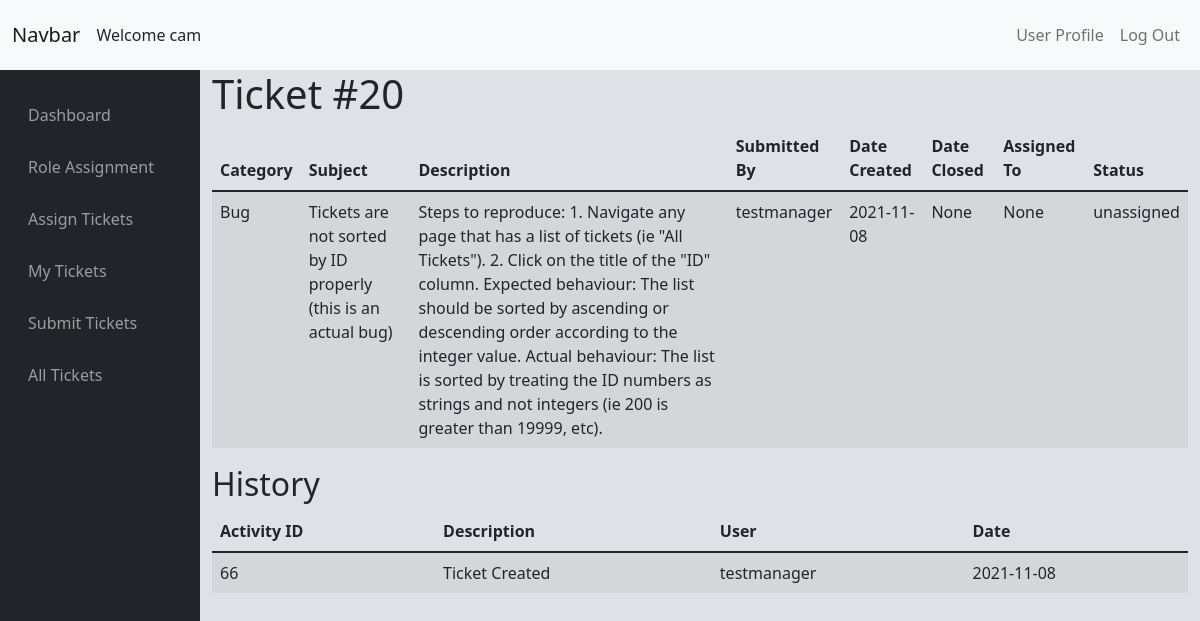
The page /issue/mytickets?id=20 (signed in) on the database as committed earlier.
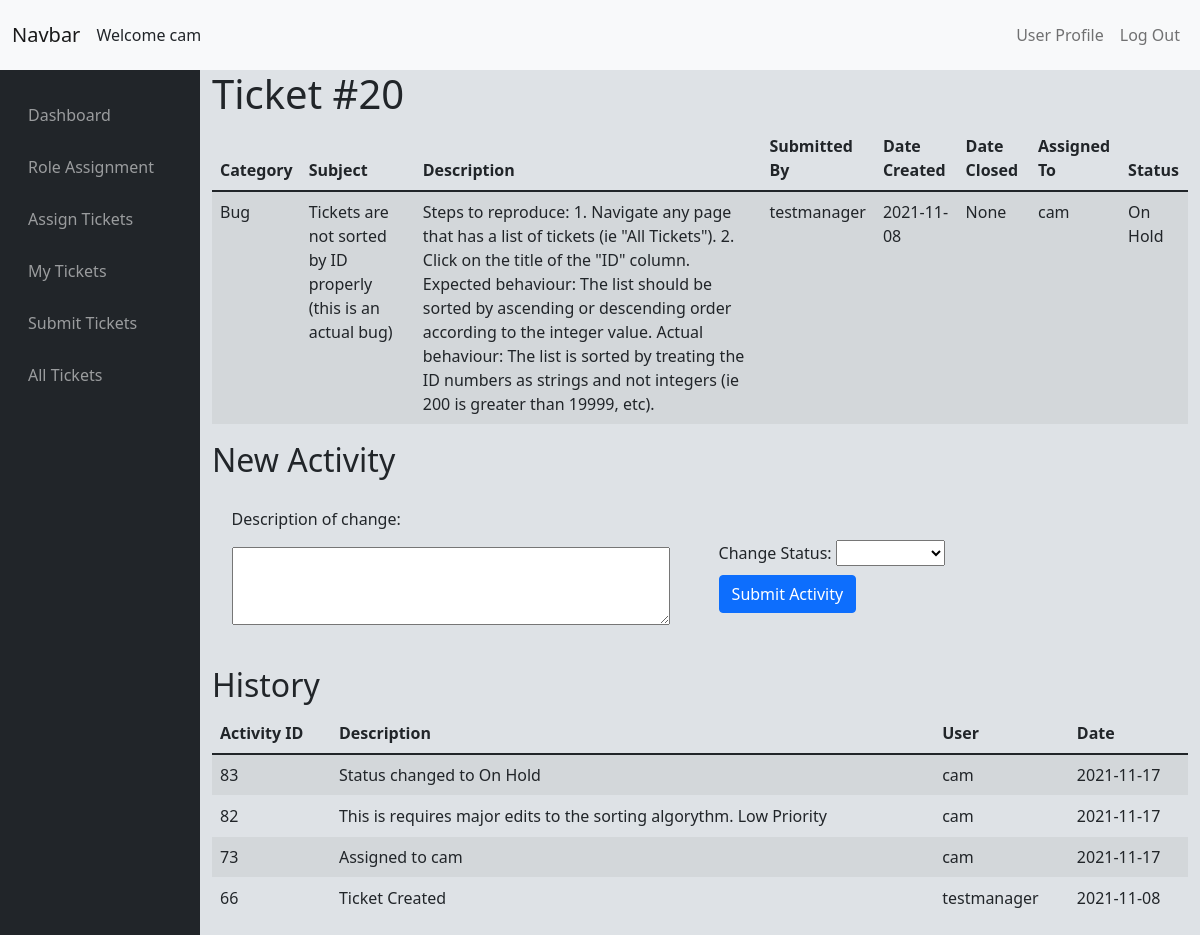
The same page on the database as committed later.
### tables this page shows
CREATE TABLE "Issues" (
	"issue_id"	INTEGER UNIQUE,
	"issue_category"	TEXT,
	"issue_subject"	TEXT,
	"issue_description"	BLOB,
	"submitter_id"	TEXT,
	"user_assigned_to"	TEXT,
	"date_created"	DATE,
	"issue_status"	TEXT,
	"date_closed"	DATE,
	PRIMARY KEY("issue_id" AUTOINCREMENT)
);

CREATE TABLE "Activity" (
	"activity_id"	INTEGER,
	"issue_id"	INTEGER NOT NULL,
	"activity_description"	TEXT NOT NULL,
	"user_id"	TEXT NOT NULL,
	"activity_date"	INTEGER,
	FOREIGN KEY("user_id") REFERENCES "Users"("Username"),
	PRIMARY KEY("activity_id" AUTOINCREMENT)
);

### issueTrackerViews.py (the view, shortened to what this page needs)
@issueTrack.route('/mytickets', methods=['GET', 'POST'])
@login_required
def mytickets():
    if not request.args.get('id'):
        closed_tickets = return_query("SELECT * FROM Issues WHERE user_assigned_to = ? AND issue_status = 'Closed'", (session['user_id'],))
        if check_permission('CanAssignTickets'):
            open_tickets = return_query("SELECT * FROM Issues WHERE (user_assigned_to = ? OR issue_status = 'unassigned') AND NOT issue_status = 'Closed'", (session['user_id'],))
        else:
            open_tickets = return_query("SELECT * FROM Issues WHERE user_assigned_to = ? AND NOT issue_status = 'Closed'", (session['user_id'],))
        return render_template('mytickets.html', open_tickets=open_tickets, closed_tickets=closed_tickets)
    else:
        if request.method == "GET":
            ticketData = return_query("SELECT * FROM Issues WHERE issue_id = ?", (request.args.get('id'),))
            activityData = return_query("SELECT * FROM Activity WHERE issue_id = ?", (request.args.get('id'),))
            activityData.reverse()
            statusOptions = return_query("SELECT * FROM Status")
            print(ticketData)
            if ticketData[0]['user_assigned_to'] == session["user_id"]:
                canUpdate = 1
            else:
                canUpdate = 0
            return render_template('ticketupdate.html', canUpdate=canUpdate, activityData=activityData, ticketData=ticketData[0],
                                   statusOptions=statusOptions)

### SQLhelpers.py (called while the page is built)
def SQL_connect():
    connection = sqlite3.connect(db)
    connection.row_factory = dict_factory
    return connection

def dict_factory(cursor, row):
    d = {}
    for idx, col in enumerate(cursor.description):
        d[col[0]] = row[idx]
    return d

def return_query(query, options=[]):
    connection = SQL_connect()
    cursor = connection.cursor()
    try:
        if len(options) == 0:
            result = cursor.execute(query)
        else:
            result = cursor.execute(query, options)
        result = result.fetchall()
        return result
    except Exception as err:
        print(f"Error: '{err}'")
    cursor.close()
    connection.close()

### app.py (called while the page is built)
@app.after_request
def after_request(response):
    response.headers["Cache-Control"] = "no-cache, no-store, must-revalidate"
    response.headers["Expires"] = 0
    response.headers["Pragma"] = "no-cache"
    return response

### helpers.py (called while the page is built)
def login_required(f):
    @wraps(f)
    def decorated_function(*args, **kwargs):
        if session.get("user_id") is None:
            return redirect(url_for(".login"))
        return f(*args, **kwargs)
    return decorated_function

### templates/ticketupdate.html (shortened to what this page needs)
{% extends "layout.html" %}
{% block main %}
<div>
    <div class='justify-content-center align-items-center'>
        <p class='h1' id="ticketHeading">Ticket #{{ticketData.issue_id}}</p>
    </div>
    <div>
        <table class="table table-striped table-hover">
        <thead>
            <tr>
                <th>Category</th>
                <th>Subject</th>
                <th>Description</th>
                <th>Submitted By</th>
                <th>Date Created</th>
                <th>Date Closed</th>
                <th>Assigned To</th>
                <th>Status</th>
            </tr>
        </thead>
        <tbody>
            <tr id="ticket_{{ticketData.id}}">
                <td>{{ ticketData.issue_category }}</td>
                <td>{{ ticketData.issue_subject }}</td>
                <td>{{ ticketData.issue_description }}</td>
                <td>{{ ticketData.submitter_id }}</td>
                <td>{{ ticketData.date_created }}</td>
                <td>{{ ticketData.date_closed }}</td>
                <td>{{ ticketData.user_assigned_to }}</td>
                <td>{{ ticketData.issue_status }}</td>
            </tr>
        </tbody>
        </table>
    </div>
    {% if canUpdate %}
    <div>
        <h2>New Activity</h2>
        <form class="chart-flex-container" method='post'>
            <div class="form-group">
                <p>Description of change: </p>
                <p><textarea name="description" rows="3"></textarea></p>
            </div>
            <div class="form-group">
                <div>
                Change Status: <select id="status" name="status">
                  <option value="" selected></option>
                    {% for i in statusOptions %}
                  <option value="{{i.Type}}">{{i.Type}}</option>
                    {% endfor %}
                </select>
                </div>
                <div>
                <button class="btn btn-primary" type="submit">Submit Activity</button>
                </div>
            </div>
        </form>
    </div>
    {% endif %}
    <div>
        <h2>History</h2>
            <table class="table table-striped table-hover" id='table1'>
        <thead>
            <tr>
                <th onclick="sortTable(0)">Activity ID</th>
                <th onclick='sortTable(1)'>Description</th>
                <th onclick='sortTable(2)'>User</th>
                <th onclick='sortTable(3)'>Date</th>
            </tr>
        </thead>
        <tbody>
            {% for i in activityData %}
            <tr id="ticket_{{i.id}}">
                <td>{{ i.activity_id }}</td>
                <td>{{ i.activity_description }}</td>
                <td>{{ i.user_id }}</td>
                <td>{{ i.activity_date }}</td>
            </tr>
            {% endfor %}
        </tbody>
    </table>
    </div>
</div>
{% endblock %}

### templates/layout.html (shortened to what this page needs)
<!DOCTYPE html>
<html lang="en">
<head>
  <link href="https://cdn.jsdelivr.net/npm/bootstrap@5.1.3/dist/css/bootstrap.min.css" rel="stylesheet"
>
  <link rel="stylesheet" href="{{ url_for('.static', filename='styles.css') }}">
</head>
<body>
  <nav class="navbar navbar-expand-lg navbar-light bg-light" id="navbar-header">
    <div class="container-fluid">
      <a class="navbar-brand" href="#">Navbar</a>
      {% if session.user_id %}
      <div>
        Welcome {{ session.user_id }}
      </div>
      {% endif %}
      <div class="collapse navbar-collapse justify-content-end" id="navbarSupportedContent">
        {% if session.user_id %}
        <ul class="navbar-nav mb-2 mb-lg-0">
          <li class="nav-item"><a class="nav-link" href="./profile">User Profile</a></li>
          <li class="nav-item"><a class="nav-link" href="./logout">Log Out</a></li>
        </ul>
        {% else %}
        <ul class="navbar-nav mb-2 mb-lg-0">
          <li class="nav-item"><a class="nav-link" href="./">Login</a></li>
          <li class="nav-item"><a class="nav-link" href="./register">Register</a></li>
        </ul>
        {% endif %}
      </div>
    </div>
  </nav>
  <div class="container-fluid">
    <div class="row" id="main-and-sidenav-container">
      {% if session.user_id %}
      <nav class="navbar col-2 navbar-dark bg-dark align-items-start justify-content-start" id="navbar-side">
        <div class="navbar-nav d-flex flex-column align-items-top align-items-sm-start px-3 pt-2">
          <ul class="nav flex-column mb-sm-auto mb-0 align-items-center align-items-sm-start" id="menu">
            <li class="nav-item">
              <a href="./dashboard" class="nav-link">
                 <span>Dashboard</span>
              </a>
            </li>
            <li class="nav-item">
              <a href="./roles" class="nav-link">
                 <span>Role Assignment</span>
              </a>
            </li>
            <li class="nav-item">
              <a href="./assigntickets" class="nav-link">
                 <span>Assign Tickets</span>
              </a>
            </li>
            <li class="nav-item">
              <a href="./mytickets" class="nav-link">
                 <span>My Tickets</span>
              </a>
            </li>
            <li class="nav-item">
              <a href="./submitticket" class="nav-link">
                 <span>Submit Tickets</span>
              </a>
            </li>
            <li class="nav-item">
              <a href="./alltickets" class="nav-link">
                 <span>All Tickets</span>
              </a>
            </li>
          </ul>
        </div>
      </nav>
      {% endif %}
      <div class="col-10 justify-center" id="main-content-box">
        {% block main %}{% endblock %}
      </div>
    </div>
  </div>
</body>
</html>

### static/styles.css (style rules this page uses)
:root { --topNavHeight: 70px }
form div { margin: 2%; }
.form-group { flex-grow:1; }
.chart-flex-container { display: flex; flex-direction: row; flex-wrap: wrap; align-items: center; justify-content: center; flex: 1; height: 100%; flex-grow:1; }
#main-and-sidenav-container { min-height:calc(100vh - var(--topNavHeight)); justify-content:center; background-color: #dee2e6; flex-grow: 1; height: }
#navbar-header { height:10vh; max-height:var(--topNavHeight); }
#navbar-side { max-width:200px; align-left; }
#main-content-box { flex-grow: 1; }
textarea { width:100%; }

Rows that differ between the two databases and show on the page:
changed Issues "Bug": user_assigned_to (not shown) → "cam"; issue_status "unassigned" → "On Hold"
added Activity: activity_id "83", activity_description "Status changed to On Hold", user_id "cam", activity_date "2021-11-17"
added Activity: activity_id "82", activity_description "This is requires major edits to the sorting algorythm. Low Priority", user_id "cam", activity_date "2021-11-17"
added Activity: activity_id "73", activity_description "Assigned to cam", user_id "cam", activity_date "2021-11-17"
Other text that changed with them:
{{ ticketData.user_assigned_to }}: "None" → (not shown)
text now shown: "New Activity Description of change: Change Status: Submit Activity"
